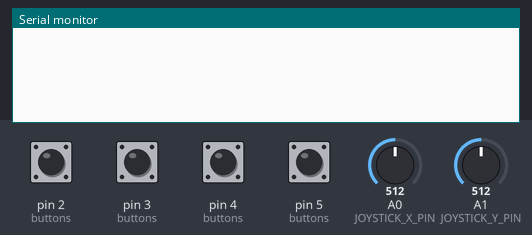
Bench run of a sketch on a simulated Arduino Uno, built with avr-gcc and run on an emulated ATmega328P. Shown: the last lines printed to the serial monitor. The test bench sets the inputs (shaded band); at power-on: pin 2 (buttons), pin 3 (buttons), pin 4 (buttons), pin 5 (buttons) HIGH, A0 (JOYSTICK_X_PIN) = 512, A1 (JOYSTICK_Y_PIN) = 512.

Above: at 1.9 s.
2.0 s: A0 (JOYSTICK_X_PIN) set to 665
3.5 s: A0 (JOYSTICK_X_PIN) set to 695
At 3.65 s:
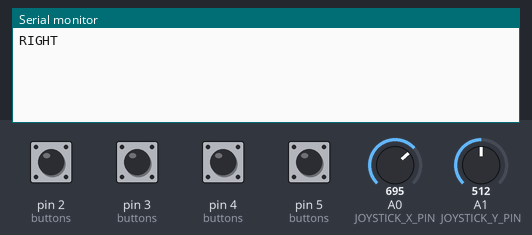
5.5 s: A1 (JOYSTICK_Y_PIN) set to 681
At 5.63 s:
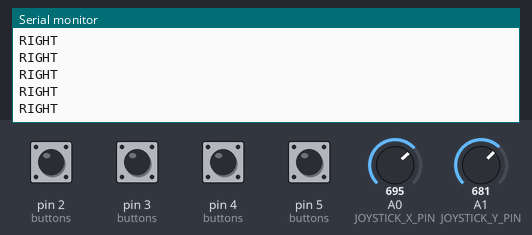
7.0 s: A1 (JOYSTICK_Y_PIN) set to 705
At 7.25 s:
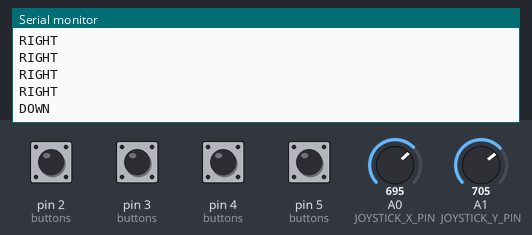

Measured:
- the behaviour switches between 681 and 682 on A0 (JOYSTICK_X_PIN) (found by bisection; images 0 and 1)
- the behaviour switches between 694 and 695 on A1 (JOYSTICK_Y_PIN) (found by bisection; images 2 and 3)
- after the input at 3.5 s, the serial monitor: prints a new line at once (image 1)
- after the input at 7.0 s, the serial monitor: prints a new line after 0.10 s (image 3)

The sketch:

joystick_button_controller.ino
```cpp
/*
  Signal Defense Kit: joystick + four button controller

  Sends one plain-text command per line over USB serial:
  UP, DOWN, LEFT, RIGHT, SPACE, E, SHIFT, R

  Default wiring:
  - Joystick VRx    -> A0
  - Joystick VRy    -> A1
  - Place button    -> D2 and GND, sends SPACE
  - Switch button   -> D3 and GND, sends E
  - Remove button   -> D4 and GND, sends SHIFT
  - Restart button  -> D5 and GND, sends R
  - Joystick GND    -> GND
  - Joystick +5V    -> 5V
*/

const int JOYSTICK_X_PIN = A0;
const int JOYSTICK_Y_PIN = A1;

struct ButtonBinding {
  int pin;
  const char* command;
  bool previousPressed;
  unsigned long lastChangeMs;
};

ButtonBinding buttons[] = {
  {2, "SPACE", false, 0},
  {3, "E", false, 0},
  {4, "SHIFT", false, 0},
  {5, "R", false, 0},
};

const int BUTTON_COUNT = sizeof(buttons) / sizeof(buttons[0]);

const long BAUD_RATE = 115200;
const int DEADZONE = 170;
const unsigned long MOVE_REPEAT_MS = 180;
const unsigned long BUTTON_DEBOUNCE_MS = 45;

// Flip these if your joystick direction is reversed.
const bool INVERT_X = false;
const bool INVERT_Y = false;

int centerX = 512;
int centerY = 512;
unsigned long lastMoveMs = 0;

void setup() {
  for (int i = 0; i < BUTTON_COUNT; i++) {
    pinMode(buttons[i].pin, INPUT_PULLUP);
  }
  Serial.begin(BAUD_RATE);
  delay(600);
  calibrateJoystickCenter();
}

void loop() {
  readJoystick();
  readButtons();
}

void calibrateJoystickCenter() {
  long totalX = 0;
  long totalY = 0;
  const int samples = 24;

  for (int i = 0; i < samples; i++) {
    totalX += analogRead(JOYSTICK_X_PIN);
    totalY += analogRead(JOYSTICK_Y_PIN);
    delay(5);
  }

  centerX = totalX / samples;
  centerY = totalY / samples;
}

void readJoystick() {
  int x = analogRead(JOYSTICK_X_PIN) - centerX;
  int y = analogRead(JOYSTICK_Y_PIN) - centerY;

  if (INVERT_X) {
    x = -x;
  }
  if (INVERT_Y) {
    y = -y;
  }

  if (millis() - lastMoveMs < MOVE_REPEAT_MS) {
    return;
  }

  if (abs(x) < DEADZONE && abs(y) < DEADZONE) {
    return;
  }

  if (abs(x) > abs(y)) {
    Serial.println(x < 0 ? "LEFT" : "RIGHT");
  } else {
    Serial.println(y < 0 ? "UP" : "DOWN");
  }

  lastMoveMs = millis();
}

void readButtons() {
  unsigned long now = millis();

  for (int i = 0; i < BUTTON_COUNT; i++) {
    bool buttonPressed = digitalRead(buttons[i].pin) == LOW;

    if (buttonPressed != buttons[i].previousPressed && now - buttons[i].lastChangeMs >= BUTTON_DEBOUNCE_MS) {
      buttons[i].previousPressed = buttonPressed;
      buttons[i].lastChangeMs = now;

      if (buttonPressed) {
        Serial.println(buttons[i].command);
      }
    }
  }
}
```
